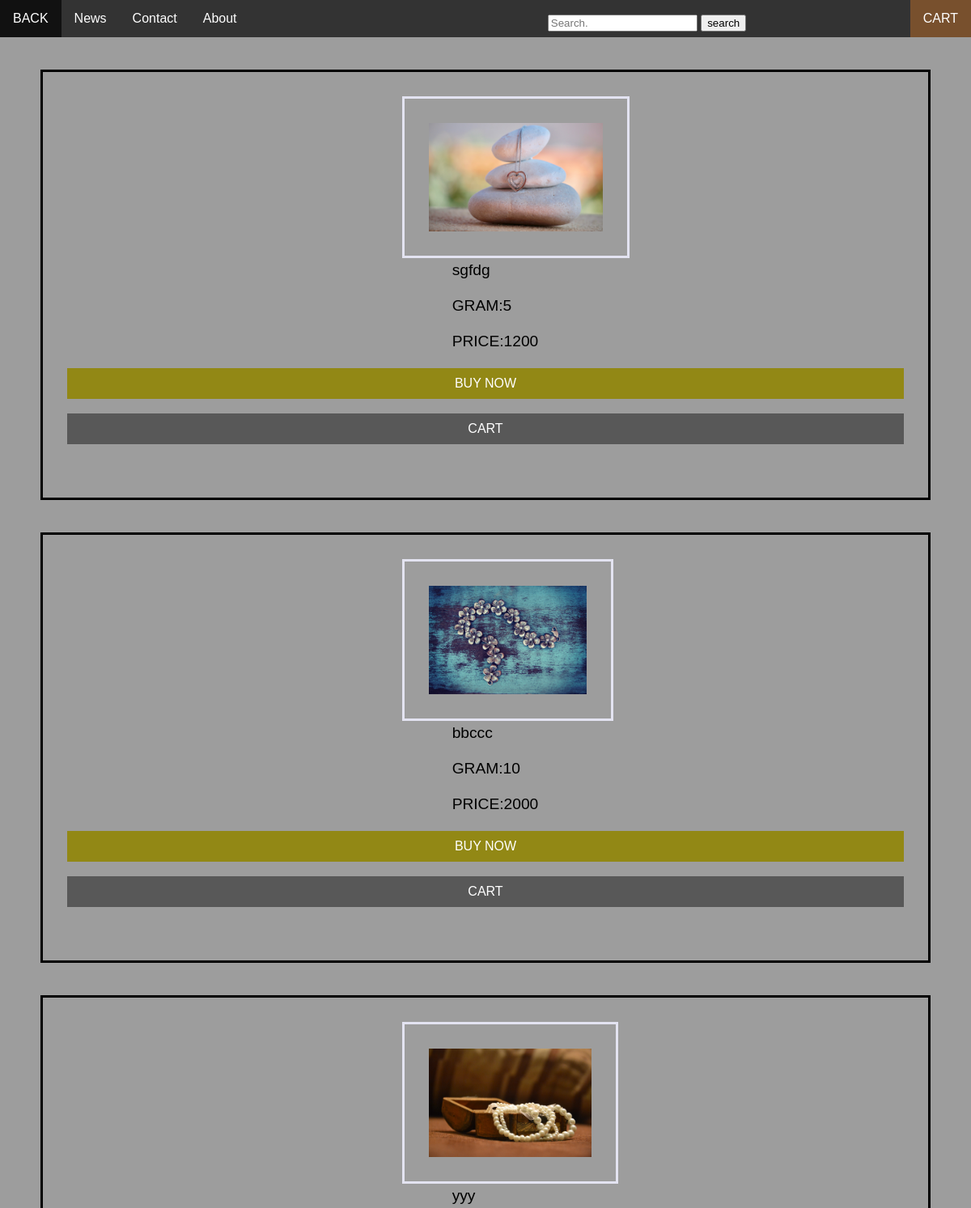
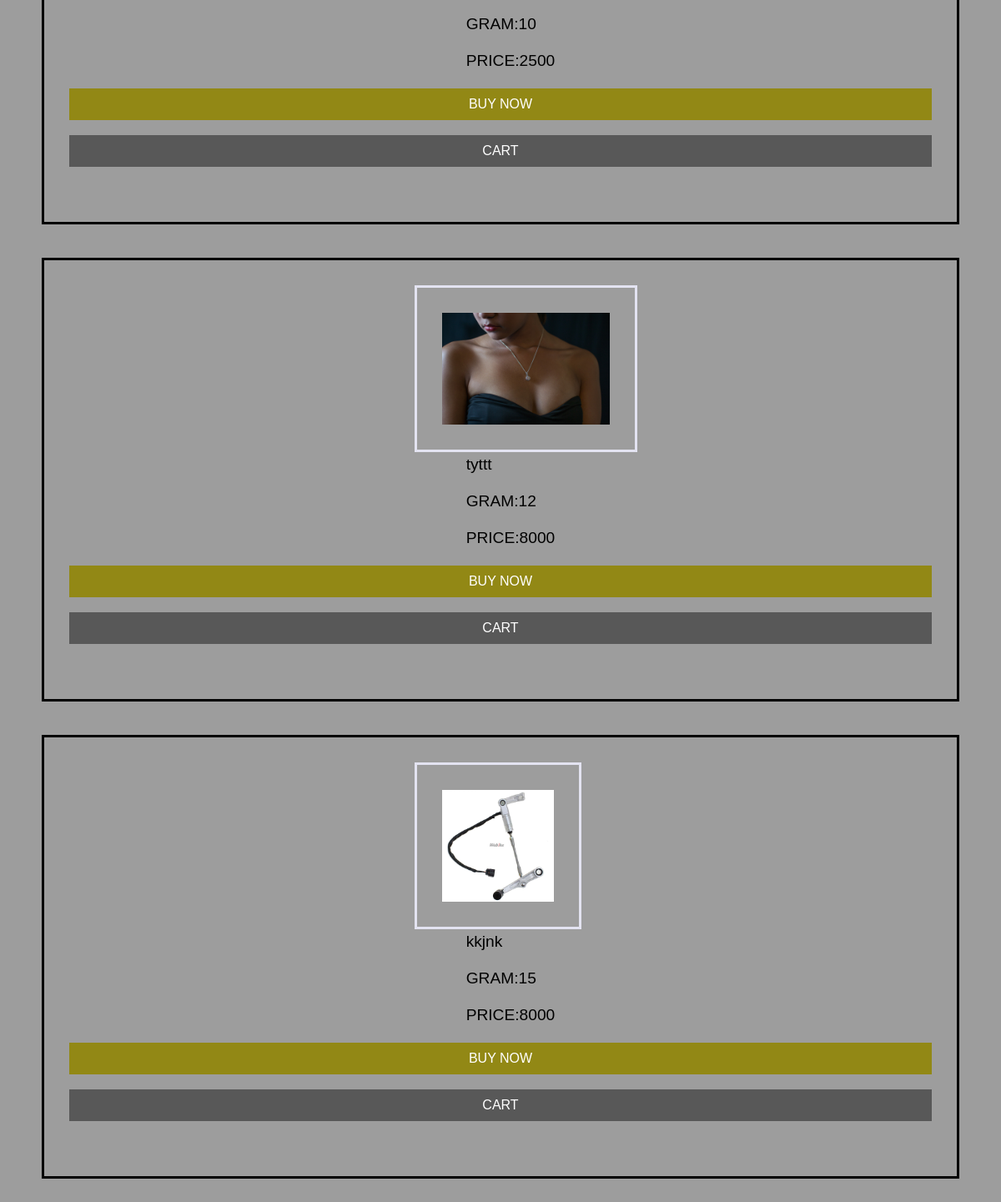
Page /show/ on the committed database (2 pictures, top to bottom).
### myapp/models.py (models this page shows)
class jew(models.Model):
    name=models.CharField(max_length=200,null=True)
    price=models.CharField(max_length=200,null=True)
    gram=models.IntegerField(null=True)
    image = models.ImageField(null=True,blank=True,upload_to ="images/")
    mod = models.CharField(max_length=6, choices=COLOR_CHOICES, default='CHAIN')

### myapp/views.py (the view)
# urls.py: path("show/",views.show,name="show"),
def show(request):
  cr = jew.objects.all()
  return render(request,'show.html',{'cr':cr})

### templates/show.html (shortened to what this page needs)
    <!DOCTYPE html>
<html>
<head>
</head>
<body>
  <ul>
    <li><a class="activea" href="http://127.0.0.1:8000/">BACK</a></li>
    <li><a href="#news">News</a></li>
    <li><a href="#contact">Contact</a></li>
    <li><a href="#about">About</a></li>
    <li style="float:right"><a class="active" href="#about">CART</a></li><br>
     <li> <form action="{% url 'search' %}" method = "get">
        <input type="text" placeholder="Search." name="search">
        <button type="submit">search</button>
      </form></li>
  </ul>
{% for i in cr %}
  <div class="cen">
    <img src="{{ i.image.url }}" alt=''  onclick="myFunction(this);"><br>
             <label>    {{ i.name}}<br> <br></label>
             <label>GRAM:{{ i.gram}}<br><br></label>
             <label>PRICE:{{ i.price}}<br><br></label>
            <a href="{% url 'buy' i.id %}" class="buy">BUY NOW</a><br>
            <a href="" class="buya">CART</a><br><br>
  </div>
{% endfor %}
</body>
</html>

### templates/show.html (style rules this page uses)
* { box-sizing: border-box; }
body { background-color: rgb(157, 157, 157); margin: 0; font-family: Arial; }
.cen { justify-content: center; margin: 40px 50px; border: 3px solid rgb(0, 0, 0); padding: 30px; }
.buy { background-color: #928815; border: none; color: white; padding: 10px 32px; text-align: center; text-decoration: none; display: inline-block; font-size: 16px; height: 100; justify-content: center; display: flex; }
.buya { background-color: #00000070; border: none; color: white; padding: 10px 32px; text-align: center; text-decoration: none; display: inline-block; font-size: 16px; height: 100; justify-content: center; display: flex; }
img { position: relative; left: 40%; height: 200px; border: 3px solid rgb(227, 227, 241); padding: 30px; }
label { position: relative; left: 46%; text-align:center; font-size:1.2em; }
form { position: relative; left: 150%; }
ul { list-style-type: none; margin: 0; padding: 0; overflow: hidden; background-color: #333; }
li { float: left; }
li a { display: block; color: white; text-align: center; padding: 14px 16px; text-decoration: none; }
.active { background-color: #cf752771; }
.activea { background-color: #c186287a; }

### rows in the picture
jew: image (picture), name "sgfdg", gram "5", price "1200"
jew: image (picture), name "bbccc", gram "10", price "2000"
jew: image (picture), name "yyy", gram "10", price "2500"
jew: image (picture), name "tyttt", gram "12", price "8000"
jew: image (picture), name "kkjnk", gram "15", price "8000"
